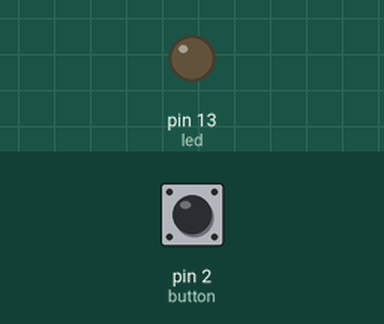
Bench run of a sketch on a simulated Arduino Uno, built with avr-gcc and run on an emulated ATmega328P. On the bench: output pins drawn as LEDs (lit = HIGH). The inputs (shaded band) are chosen by the test bench; at power-on: pin 2 (button) LOW.

Above: at 1.2 s.
1.3 s: pin 2 (button) pulled HIGH for 0.15 s
At 1.37 s:
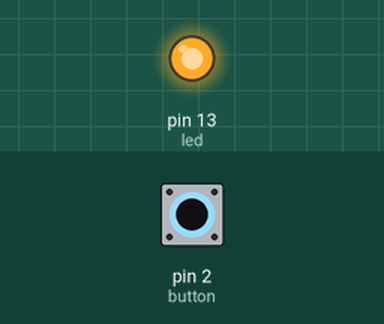
2.9 s: pin 2 (button) pulled HIGH for 3.2 s
At 7.2 s:
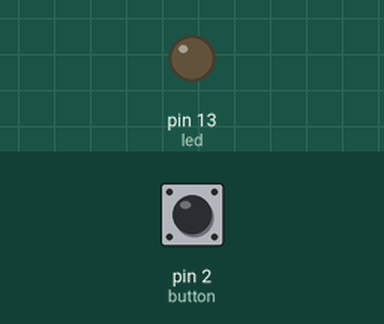
Timing chart, 0 to 8.7 s (numbered marks = the images above; inputs shaded):
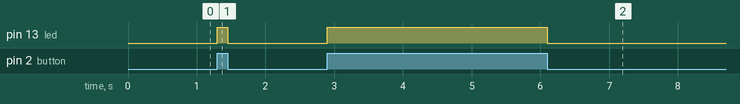

The sketch:

Automatic_Street_Light.ino
```cpp
int led = 13;
int button = 2;

void setup() {
  pinMode(led, OUTPUT);
  pinMode(button, INPUT);
}

void loop() {
  int buttonState = digitalRead(button);

  if (buttonState == HIGH) {
    digitalWrite(led, HIGH);
  } else {
    digitalWrite(led, LOW);
  }
}
```

Measured:
- after the input at 1.3 s, pin 13 (led): LOW → HIGH at once, → LOW 0.15 s later
- after the input at 2.9 s, pin 13 (led): LOW → HIGH at once, → LOW 3.2 s later
